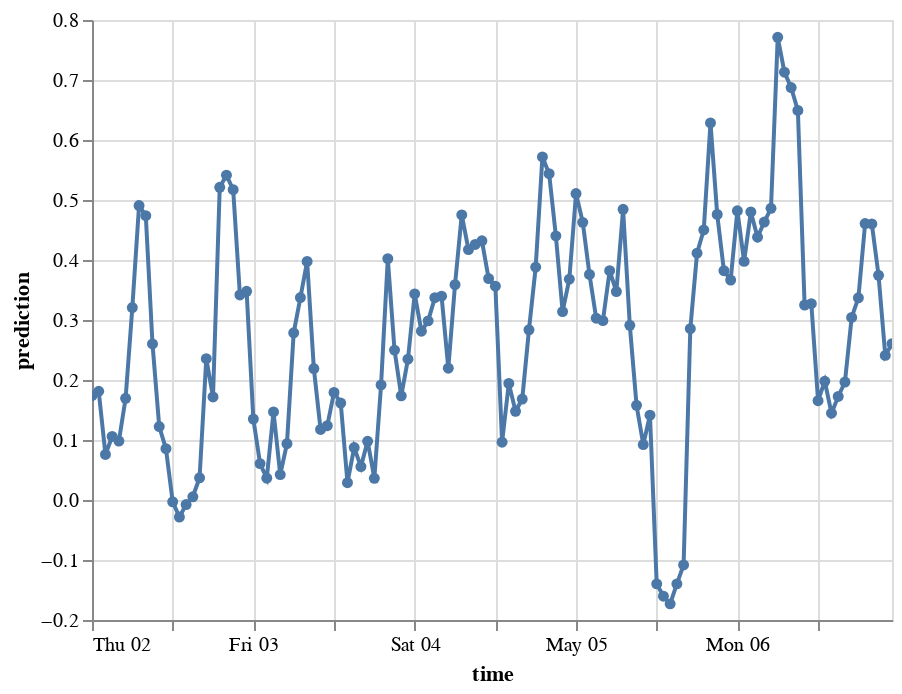

This figure's notebook cell:
### Code cell
import pandas as pd
import altair as alt
 
# Create Altair chart with line and dots
chart = alt.Chart(predictions_df).mark_line(point=True).encode(
    x='time:T',
    y='prediction:Q',
    tooltip=[alt.Tooltip('time:T', title='Date', format='%Y-%m-%d'), 
             alt.Tooltip('time:T', title='Time', format='%H:%M'), 
             alt.Tooltip('prediction:Q', title='Spot Price (DKK)', format='.2f')
            ]
)
 
# Display the chart
chart.interactive()

### Figure 1 — Vega-Lite specification as saved in the notebook (floating-point values rounded to 4 significant figures)
{"config": {"view": {"continuousWidth": 400, "continuousHeight": 300}}, "data": {"name": "data-c8cb88fa5b656fab570cb19f697842fb"}, "mark": {"type": "line", "point": true}, "encoding": {"tooltip": [{"field": "time", "format": "%Y-%m-%d", "title": "Date", "type": "temporal"}, {"field": "time", "format": "%H:%M", "title": "Time", "type": "temporal"}, {"field": "prediction", "format": ".2f", "title": "Spot Price (DKK)", "type": "quantitative"}], "x": {"field": "time", "type": "temporal"}, "y": {"field": "prediction", "type": "quantitative"}}, "selection": {"selector001": {"type": "interval", "bind": "scales", "encodings": ["x", "y"]}}, "$schema": "https://vega.github.io/schema/vega-lite/v4.17.0.json", "datasets": {"data-c8cb88fa5b656fab570cb19f697842fb": [{"prediction": 0.174, "time": "2024-05-02T00:00:00"}, {"prediction": 0.1812, "time": "2024-05-02T01:00:00"}, {"prediction": 0.07584, "time": "2024-05-02T02:00:00"}, {"prediction": 0.1059, "time": "2024-05-02T03:00:00"}, {"prediction": 0.09818, "time": "2024-05-02T04:00:00"}, {"prediction": 0.1695, "time": "2024-05-02T05:00:00"}, {"prediction": 0.3208, "time": "2024-05-02T06:00:00"}, {"prediction": 0.4907, "time": "2024-05-02T07:00:00"}, {"prediction": 0.4739, "time": "2024-05-02T08:00:00"}, {"prediction": 0.26, "time": "2024-05-02T09:00:00"}, {"prediction": 0.1225, "time": "2024-05-02T10:00:00"}, {"prediction": 0.08557, "time": "2024-05-02T11:00:00"}, {"prediction": -0.002931, "time": "2024-05-02T12:00:00"}, {"prediction": -0.0284, "time": "2024-05-02T13:00:00"}, {"prediction": -0.007541, "time": "2024-05-02T14:00:00"}, {"prediction": 0.005347, "time": "2024-05-02T15:00:00"}, {"prediction": 0.03702, "time": "2024-05-02T16:00:00"}, {"prediction": 0.2355, "time": "2024-05-02T17:00:00"}, {"prediction": 0.1717, "time": "2024-05-02T18:00:00"}, {"prediction": 0.5211, "time": "2024-05-02T19:00:00"}, {"prediction": 0.5413, "time": "2024-05-02T20:00:00"}, {"prediction": 0.5172, "time": "2024-05-02T21:00:00"}, {"prediction": 0.3417, "time": "2024-05-02T22:00:00"}, {"prediction": 0.3478, "time": "2024-05-02T23:00:00"}, {"prediction": 0.135, "time": "2024-05-03T00:00:00"}, {"prediction": 0.06066, "time": "2024-05-03T01:00:00"}, {"prediction": 0.03627, "time": "2024-05-03T02:00:00"}, {"prediction": 0.1468, "time": "2024-05-03T03:00:00"}, {"prediction": 0.04233, "time": "2024-05-03T04:00:00"}, {"prediction": 0.09391, "time": "2024-05-03T05:00:00"}, {"prediction": 0.2786, "time": "2024-05-03T06:00:00"}, {"prediction": 0.3374, "time": "2024-05-03T07:00:00"}, {"prediction": 0.3977, "time": "2024-05-03T08:00:00"}, {"prediction": 0.2191, "time": "2024-05-03T09:00:00"}, {"prediction": 0.1176, "time": "2024-05-03T10:00:00"}, {"prediction": 0.1238, "time": "2024-05-03T11:00:00"}, {"prediction": 0.1793, "time": "2024-05-03T12:00:00"}, {"prediction": 0.1617, "time": "2024-05-03T13:00:00"}, {"prediction": 0.02887, "time": "2024-05-03T14:00:00"}, {"prediction": 0.08742, "time": "2024-05-03T15:00:00"}, {"prediction": 0.05562, "time": "2024-05-03T16:00:00"}, {"prediction": 0.09791, "time": "2024-05-03T17:00:00"}, {"prediction": 0.03617, "time": "2024-05-03T18:00:00"}, {"prediction": 0.1919, "time": "2024-05-03T19:00:00"}, {"prediction": 0.4023, "time": "2024-05-03T20:00:00"}, {"prediction": 0.2498, "time": "2024-05-03T21:00:00"}, {"prediction": 0.1736, "time": "2024-05-03T22:00:00"}, {"prediction": 0.2347, "time": "2024-05-03T23:00:00"}, {"prediction": 0.3436, "time": "2024-05-04T00:00:00"}, {"prediction": 0.2813, "time": "2024-05-04T01:00:00"}, {"prediction": 0.2985, "time": "2024-05-04T02:00:00"}, {"prediction": 0.3372, "time": "2024-05-04T03:00:00"}, {"prediction": 0.3396, "time": "2024-05-04T04:00:00"}, {"prediction": 0.2196, "time": "2024-05-04T05:00:00"}, {"prediction": 0.359, "time": "2024-05-04T06:00:00"}, {"prediction": 0.4752, "time": "2024-05-04T07:00:00"}, {"prediction": 0.4173, "time": "2024-05-04T08:00:00"}, {"prediction": 0.4259, "time": "2024-05-04T09:00:00"}, {"prediction": 0.432, "time": "2024-05-04T10:00:00"}, {"prediction": 0.3692, "time": "2024-05-04T11:00:00"}, {"prediction": 0.3564, "time": "2024-05-04T12:00:00"}, {"prediction": 0.09636, "time": "2024-05-04T13:00:00"}, {"prediction": 0.1944, "time": "2024-05-04T14:00:00"}, {"prediction": 0.1479, "time": "2024-05-04T15:00:00"}, {"prediction": 0.1682, "time": "2024-05-04T16:00:00"}, {"prediction": 0.2837, "time": "2024-05-04T17:00:00"}, {"prediction": 0.388, "time": "2024-05-04T18:00:00"}, {"prediction": 0.5718, "time": "2024-05-04T19:00:00"}, {"prediction": 0.5438, "time": "2024-05-04T20:00:00"}, {"prediction": 0.4402, "time": "2024-05-04T21:00:00"}, {"prediction": 0.314, "time": "2024-05-04T22:00:00"}, {"prediction": 0.368, "time": "2024-05-04T23:00:00"}, {"prediction": 0.5108, "time": "2024-05-05T00:00:00"}, {"prediction": 0.4627, "time": "2024-05-05T01:00:00"}, {"prediction": 0.3759, "time": "2024-05-05T02:00:00"}, {"prediction": 0.303, "time": "2024-05-05T03:00:00"}, {"prediction": 0.2989, "time": "2024-05-05T04:00:00"}, {"prediction": 0.3822, "time": "2024-05-05T05:00:00"}, {"prediction": 0.3474, "time": "2024-05-05T06:00:00"}, {"prediction": 0.4844, "time": "2024-05-05T07:00:00"}, {"prediction": 0.2912, "time": "2024-05-05T08:00:00"}, {"prediction": 0.1579, "time": "2024-05-05T09:00:00"}, {"prediction": 0.09244, "time": "2024-05-05T10:00:00"}, {"prediction": 0.1413, "time": "2024-05-05T11:00:00"}, {"prediction": -0.1398, "time": "2024-05-05T12:00:00"}, {"prediction": -0.1603, "time": "2024-05-05T13:00:00"}, {"prediction": -0.1731, "time": "2024-05-05T14:00:00"}, {"prediction": -0.1398, "time": "2024-05-05T15:00:00"}, {"prediction": -0.1082, "time": "2024-05-05T16:00:00"}, {"prediction": 0.2855, "time": "2024-05-05T17:00:00"}, {"prediction": 0.4113, "time": "2024-05-05T18:00:00"}, {"prediction": 0.45, "time": "2024-05-05T19:00:00"}, {"prediction": 0.6284, "time": "2024-05-05T20:00:00"}, {"prediction": 0.4759, "time": "2024-05-05T21:00:00"}, {"prediction": 0.3822, "time": "2024-05-05T22:00:00"}, {"prediction": 0.3667, "time": "2024-05-05T23:00:00"}, {"prediction": 0.482, "time": "2024-05-06T00:00:00"}, {"prediction": 0.3977, "time": "2024-05-06T01:00:00"}, {"prediction": 0.4802, "time": "2024-05-06T02:00:00"}, {"prediction": 0.438, "time": "2024-05-06T03:00:00"}, {"prediction": 0.4633, "time": "2024-05-06T04:00:00"}, {"prediction": 0.4862, "time": "2024-05-06T05:00:00"}, {"prediction": 0.7712, "time": "2024-05-06T06:00:00"}, {"prediction": 0.7131, "time": "2024-05-06T07:00:00"}, {"prediction": 0.6873, "time": "2024-05-06T08:00:00"}, {"prediction": 0.6492, "time": "2024-05-06T09:00:00"}, {"prediction": 0.325, "time": "2024-05-06T10:00:00"}, {"prediction": 0.3271, "time": "2024-05-06T11:00:00"}, {"prediction": 0.1655, "time": "2024-05-06T12:00:00"}, {"prediction": 0.1978, "time": "2024-05-06T13:00:00"}, {"prediction": 0.1447, "time": "2024-05-06T14:00:00"}, {"prediction": 0.1726, "time": "2024-05-06T15:00:00"}, {"prediction": 0.1965, "time": "2024-05-06T16:00:00"}, {"prediction": 0.3042, "time": "2024-05-06T17:00:00"}, {"prediction": 0.337, "time": "2024-05-06T18:00:00"}, {"prediction": 0.4607, "time": "2024-05-06T19:00:00"}, {"prediction": 0.46, "time": "2024-05-06T20:00:00"}, {"prediction": 0.3744, "time": "2024-05-06T21:00:00"}, {"prediction": 0.241, "time": "2024-05-06T22:00:00"}, {"prediction": 0.2606, "time": "2024-05-06T23:00:00"}]}}
